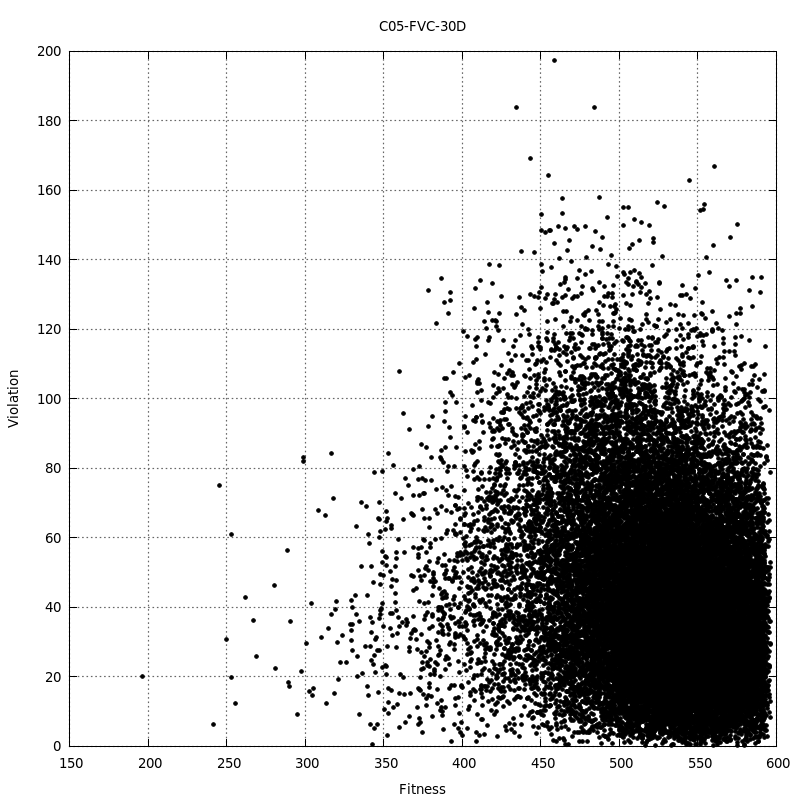

This chart was generated by the following gnuplot code:
set terminal pngcairo size 800,800 enhanced font 'Verdana,10'
set output "30DFVC.png"
set title "C05-FVC-30D"
#
set xlabel "Fitness"
set ylabel "Violation"
set grid ytics lt 0 lw 2 lc rgb "#666666"
set grid xtics lt 0 lw 2 lc rgb "#666666"
#
plot "data/30DFVC.dat" using 1:2 title '' pt 7 ps 0.6 lt 0
